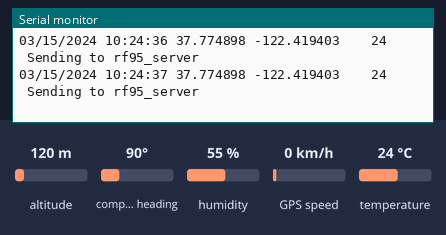
Bench run of a sketch on a simulated Arduino Uno, built with avr-gcc and run on an emulated ATmega328P. Parts: the last lines printed to the serial monitor. The inputs (shaded band) are chosen by the test bench; at power-on: temperature 24 °C, altitude 120 m, compass heading 90°, humidity 55 %, GPS speed 0 km/h. The GPS gets a fix after 3 s at 37.7749, -122.4194 with 8 satellites; no radio packets arrive unless stated.

Above: at 10.3 s.
10.4 s: temperature set to 11 °C
At 10.4 s:
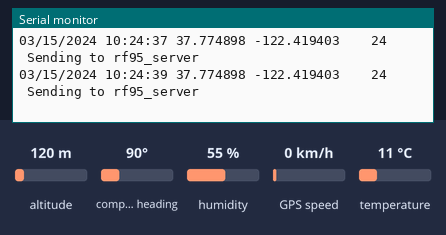
14.8 s: temperature set to 8 °C
At 15.7 s:
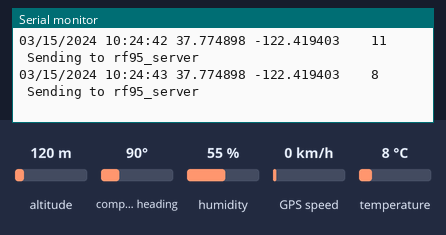

Measured:
- the behaviour switches between 10 and 9 °C on temperature (found by bisection; images 1 and 2)
- after the input at 14.8 s, the serial monitor: prints a new line after 0.23 s (image 2)

The sketch:

GPS_Lora_Client_Nodo2.ino
```cpp
#include <SoftwareSerial.h>
#include <TinyGPS.h>
#include <SPI.h>
#include <RH_RF95.h>
#include <SimpleDHT.h>
#define DHT11_PIN A1

// Our RFM95 Configuration
#define RF_FREQUENCY  868.00

#define RF_NODE_ID    2
uint8_t RF_GATEWAY_ID = 1;

// Create an instance of a driver
RH_RF95 rf95;

//int pinDHT11 = 2;
SimpleDHT11 dht11;

TinyGPS gps;
SoftwareSerial ss(3, 4); // Arduino TX, RX ,

static void smartdelay(unsigned long ms);
static void print_float(float val, float invalid, int len, int prec);
static void print_date(TinyGPS &gps);

String datastring="";
String datastring1="";
String datastring2="";
String node = "2";
uint8_t dataoutgoing[100];
uint8_t dataoutgoing1[50];
uint8_t dataoutgoing2[50];
uint8_t dataoutgoing3[50];
char gps_lon[20]={"\0"};
char gps_lat[20]={"\0"};
char temp[20]={"\0"};

void setup()
{
  // initialize both serial ports:
  Serial.begin(9600);  // Serial to print out GPS info in Arduino IDE
  ss.begin(9600); // SoftSerial port to get GPS data.
  while (!Serial)
  if (!rf95.init()){
    Serial.println("init failed");}
  else{
    Serial.println("RF95 module seen OK!");
    rf95.available();
    rf95.setTxPower(14, false);
    rf95.setFrequency( RF_FREQUENCY );
    // This is our Node ID
    rf95.setThisAddress(RF_NODE_ID);
    rf95.setHeaderFrom(RF_NODE_ID);
    // Where we're sending packet
    rf95.setHeaderTo(RF_GATEWAY_ID);

    printf("RF95 node #%d init OK @ %3.2fMHz\n", RF_NODE_ID, RF_FREQUENCY );
    }
  delay(1000);
  Serial.println("       Monitor Dragino LoRa GPS Shield Status       ");
  Serial.print("                     Testing TFM                      ");
  Serial.println();
  Serial.println("   Date      Time   Latitude  Longitude  Temperature");
  Serial.println("                     (deg)      (deg)        (°C)   ");
  Serial.println("----------------------------------------------------");
  smartdelay(2000);
}

void loop()
{
  byte temperature = 0;
  byte humidity = 0;
  byte data[40] = {0};
  float flat, flon; // flat es la variable de latitud, flon es la variable de longitud
  unsigned long date, time;
  uint8_t Msg1[] = "Sending to rf95_server";
  uint8_t Msg2[] = "No hay señal de GPS";
  unsigned long ID_gateway;
  uint8_t latitud1 [] = "";

  dht11.read(DHT11_PIN, &temperature, &humidity, data);
  if (temperature!=0 || humidity!=0)
  {
    ID_gateway = (int)RF_GATEWAY_ID;
    print_date(gps);
    gps.f_get_position(&flat, &flon);
    print_float(flat, TinyGPS::GPS_INVALID_F_ANGLE, 10, 6);
    print_float(flon, TinyGPS::GPS_INVALID_F_ANGLE, 11, 6);
    Serial.print("    ");
    print_int((int)temperature, 3);
    Serial.print("    ");
    print_str(Msg1, 22);
    Serial.println();
    flat == TinyGPS::GPS_INVALID_F_ANGLE ? 0.0 : flat, 6;
    flon == TinyGPS::GPS_INVALID_F_ANGLE ? 0.0 : flon, 6;
      // Once the GPS fixed,send the data to the server.
    datastring +=dtostrf(flat, 0, 6, gps_lat); //Conviert un número a char
    datastring1 +=dtostrf(flon, 0, 6, gps_lon);
    datastring2 +=dtostrf(temperature, 0, 0, temp);
     //strcpy: Sirve para copiar la cadena cadena2 dentro de cadena1
    strcpy((char *)dataoutgoing1,gps_lat);
    strcpy((char *)dataoutgoing2,gps_lon);
    strcpy((char *)dataoutgoing3,temp);
    uint8_t dataoutgoing[100] = "";
    strcat(dataoutgoing, "2"); // El número 1 corresponde al node 1
    strcat(dataoutgoing, ",");
    strcat(dataoutgoing, dataoutgoing1);
    strcat(dataoutgoing, ",");
    strcat(dataoutgoing, dataoutgoing2);
    strcat(dataoutgoing, ",");
    strcat(dataoutgoing, dataoutgoing3);
    //Serial.println((char *)dataoutgoing);
    Serial.flush();
    ss.flush();
    // Send the data to server
    if(rf95.init())
    {
      rf95.setModeTx();
      rf95.send(dataoutgoing, sizeof(dataoutgoing));
      rf95.waitPacketSent();
      delay(1000);
    }
  //delay(2000);
  }
  else
  {
  Serial.println("Falla del gateway");
  delay(3000);
  }
}

static void smartdelay(unsigned long ms)
{
  unsigned long start = millis();
  do
  {
    while (ss.available())
    {
      //ss.print(Serial.read());
      gps.encode(ss.read());
    }
  } while (millis() - start < ms);
}

static void print_float(float val, float invalid, int len, int prec)
{
  if (val == invalid)
  {
    while (len-- > 1)
      Serial.print('*');
    Serial.print(' ');
  }
  else
  {
    Serial.print(val, prec);
    int vi = abs((int)val);
    int flen = prec + (val < 0.0 ? 2 : 1); // . and -
    flen += vi >= 1000 ? 4 : vi >= 100 ? 3 : vi >= 10 ? 2 : 1;
    for (int i=flen; i<len; ++i)
      Serial.print(' ');
  }
  smartdelay(0);
}

static void print_date(TinyGPS &gps)
{
  int year;
  byte month, day, hour, minute, second, hundredths;
  unsigned long age;
  gps.crack_datetime(&year, &month, &day, &hour, &minute, &second, &hundredths, &age);
  if (age == TinyGPS::GPS_INVALID_AGE)
    Serial.print("********** ******** ");
  else
  {
    char sz[32];
    sprintf(sz, "%02d/%02d/%02d %02d:%02d:%02d ",
        month, day, year, hour, minute, second);
    Serial.print(sz);
  }
  smartdelay(0);
}

static void print_str(const char *str, int len)
{
  int slen = strlen(str);
  for (int i=0; i<len; ++i)
    Serial.print(i<slen ? str[i] : ' ');
  smartdelay(0);
}

static void print_int(unsigned long val, int len)
{
  char sz[32];
  sprintf(sz, "%ld", val);
  sz[len] = 0;
  for (int i=strlen(sz); i<len; ++i)
    sz[i] = ' ';
  if (len > 0)
    sz[len-1] = ' ';
  Serial.print(sz);
  smartdelay(0);
}
```
